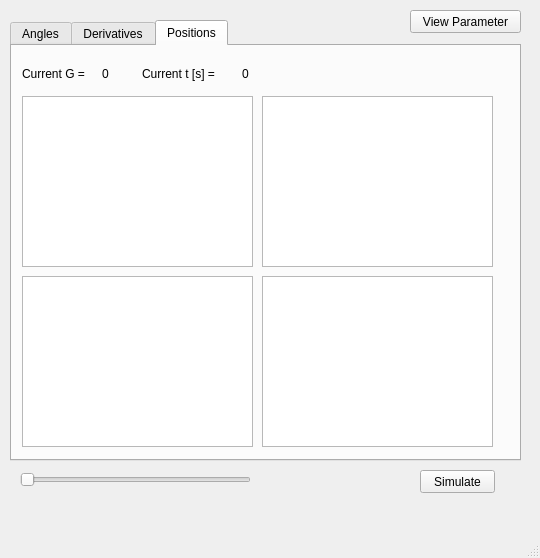
<?xml version="1.0" encoding="UTF-8"?>
<ui version="4.0">
 <class>MainWindow</class>
 <widget class="QMainWindow" name="MainWindow">
  <property name="geometry">
   <rect>
    <x>0</x>
    <y>0</y>
    <width>540</width>
    <height>558</height>
   </rect>
  </property>
  <property name="windowTitle">
   <string>MainWindow</string>
  </property>
  <widget class="QWidget" name="centralWidget">
   <widget class="QTabWidget" name="tabWidget">
    <property name="geometry">
     <rect>
      <x>10</x>
      <y>20</y>
      <width>511</width>
      <height>441</height>
     </rect>
    </property>
    <property name="currentIndex">
     <number>2</number>
    </property>
    <widget class="QWidget" name="Angles">
     <attribute name="title">
      <string>Angles</string>
     </attribute>
     <widget class="QGraphicsView" name="graphicsView_3">
      <property name="geometry">
       <rect>
        <x>10</x>
        <y>230</y>
        <width>231</width>
        <height>171</height>
       </rect>
      </property>
     </widget>
     <widget class="QGraphicsView" name="graphicsView">
      <property name="geometry">
       <rect>
        <x>10</x>
        <y>50</y>
        <width>231</width>
        <height>171</height>
       </rect>
      </property>
     </widget>
     <widget class="QGraphicsView" name="graphicsView_2">
      <property name="geometry">
       <rect>
        <x>250</x>
        <y>50</y>
        <width>231</width>
        <height>171</height>
       </rect>
      </property>
     </widget>
     <widget class="QGraphicsView" name="graphicsView_4">
      <property name="geometry">
       <rect>
        <x>250</x>
        <y>230</y>
        <width>231</width>
        <height>171</height>
       </rect>
      </property>
     </widget>
     <widget class="QLabel" name="G_text">
      <property name="geometry">
       <rect>
        <x>10</x>
        <y>20</y>
        <width>81</width>
        <height>16</height>
       </rect>
      </property>
      <property name="text">
       <string>Current G = </string>
      </property>
     </widget>
     <widget class="QLabel" name="G">
      <property name="geometry">
       <rect>
        <x>90</x>
        <y>20</y>
        <width>31</width>
        <height>16</height>
       </rect>
      </property>
      <property name="text">
       <string>0</string>
      </property>
     </widget>
     <widget class="QLabel" name="t_text">
      <property name="geometry">
       <rect>
        <x>130</x>
        <y>20</y>
        <width>91</width>
        <height>16</height>
       </rect>
      </property>
      <property name="text">
       <string>Current t [s] = </string>
      </property>
     </widget>
     <widget class="QLabel" name="t">
      <property name="geometry">
       <rect>
        <x>230</x>
        <y>20</y>
        <width>46</width>
        <height>16</height>
       </rect>
      </property>
      <property name="text">
       <string>0</string>
      </property>
     </widget>
    </widget>
    <widget class="QWidget" name="Derivatives">
     <attribute name="title">
      <string>Derivatives</string>
     </attribute>
     <widget class="QGraphicsView" name="graphicsView_5">
      <property name="geometry">
       <rect>
        <x>10</x>
        <y>230</y>
        <width>231</width>
        <height>171</height>
       </rect>
      </property>
     </widget>
     <widget class="QGraphicsView" name="graphicsView_6">
      <property name="geometry">
       <rect>
        <x>10</x>
        <y>50</y>
        <width>231</width>
        <height>171</height>
       </rect>
      </property>
     </widget>
     <widget class="QGraphicsView" name="graphicsView_7">
      <property name="geometry">
       <rect>
        <x>250</x>
        <y>50</y>
        <width>231</width>
        <height>171</height>
       </rect>
      </property>
     </widget>
     <widget class="QGraphicsView" name="graphicsView_8">
      <property name="geometry">
       <rect>
        <x>250</x>
        <y>230</y>
        <width>231</width>
        <height>171</height>
       </rect>
      </property>
     </widget>
     <widget class="QLabel" name="G_text_2">
      <property name="geometry">
       <rect>
        <x>10</x>
        <y>20</y>
        <width>81</width>
        <height>16</height>
       </rect>
      </property>
      <property name="text">
       <string>Current G = </string>
      </property>
     </widget>
     <widget class="QLabel" name="t_2">
      <property name="geometry">
       <rect>
        <x>230</x>
        <y>20</y>
        <width>46</width>
        <height>16</height>
       </rect>
      </property>
      <property name="text">
       <string>0</string>
      </property>
     </widget>
     <widget class="QLabel" name="t_text_2">
      <property name="geometry">
       <rect>
        <x>130</x>
        <y>20</y>
        <width>91</width>
        <height>16</height>
       </rect>
      </property>
      <property name="text">
       <string>Current t [s] = </string>
      </property>
     </widget>
     <widget class="QLabel" name="G_2">
      <property name="geometry">
       <rect>
        <x>90</x>
        <y>20</y>
        <width>31</width>
        <height>16</height>
       </rect>
      </property>
      <property name="text">
       <string>0</string>
      </property>
     </widget>
    </widget>
    <widget class="QWidget" name="Positions">
     <attribute name="title">
      <string>Positions</string>
     </attribute>
     <widget class="QLabel" name="t_3">
      <property name="geometry">
       <rect>
        <x>230</x>
        <y>20</y>
        <width>46</width>
        <height>16</height>
       </rect>
      </property>
      <property name="text">
       <string>0</string>
      </property>
     </widget>
     <widget class="QGraphicsView" name="graphicsView_9">
      <property name="geometry">
       <rect>
        <x>250</x>
        <y>50</y>
        <width>231</width>
        <height>171</height>
       </rect>
      </property>
     </widget>
     <widget class="QLabel" name="G_3">
      <property name="geometry">
       <rect>
        <x>90</x>
        <y>20</y>
        <width>31</width>
        <height>16</height>
       </rect>
      </property>
      <property name="text">
       <string>0</string>
      </property>
     </widget>
     <widget class="QGraphicsView" name="graphicsView_10">
      <property name="geometry">
       <rect>
        <x>10</x>
        <y>50</y>
        <width>231</width>
        <height>171</height>
       </rect>
      </property>
     </widget>
     <widget class="QGraphicsView" name="graphicsView_11">
      <property name="geometry">
       <rect>
        <x>250</x>
        <y>230</y>
        <width>231</width>
        <height>171</height>
       </rect>
      </property>
     </widget>
     <widget class="QGraphicsView" name="graphicsView_12">
      <property name="geometry">
       <rect>
        <x>10</x>
        <y>230</y>
        <width>231</width>
        <height>171</height>
       </rect>
      </property>
     </widget>
     <widget class="QLabel" name="G_text_3">
      <property name="geometry">
       <rect>
        <x>10</x>
        <y>20</y>
        <width>81</width>
        <height>16</height>
       </rect>
      </property>
      <property name="text">
       <string>Current G = </string>
      </property>
     </widget>
     <widget class="QLabel" name="t_text_3">
      <property name="geometry">
       <rect>
        <x>130</x>
        <y>20</y>
        <width>91</width>
        <height>16</height>
       </rect>
      </property>
      <property name="text">
       <string>Current t [s] = </string>
      </property>
     </widget>
    </widget>
   </widget>
   <widget class="QSlider" name="t_slider">
    <property name="geometry">
     <rect>
      <x>20</x>
      <y>470</y>
      <width>231</width>
      <height>19</height>
     </rect>
    </property>
    <property name="orientation">
     <enum>Qt::Horizontal</enum>
    </property>
   </widget>
   <widget class="QPushButton" name="viewparameter_button">
    <property name="geometry">
     <rect>
      <x>410</x>
      <y>10</y>
      <width>111</width>
      <height>23</height>
     </rect>
    </property>
    <property name="text">
     <string>View Parameter</string>
    </property>
   </widget>
   <widget class="QPushButton" name="Simulate_button">
    <property name="geometry">
     <rect>
      <x>420</x>
      <y>470</y>
      <width>75</width>
      <height>23</height>
     </rect>
    </property>
    <property name="text">
     <string>Simulate</string>
    </property>
   </widget>
  </widget>
  <widget class="QStatusBar" name="statusBar"/>
 </widget>
 <layoutdefault spacing="6" margin="11"/>
 <resources/>
 <connections>
  <connection>
   <sender>viewparameter_button</sender>
   <signal>clicked()</signal>
   <receiver>MainWindow</receiver>
   <slot>buttonClicked()</slot>
   <hints>
    <hint type="sourcelabel">
     <x>445</x>
     <y>22</y>
    </hint>
    <hint type="destinationlabel">
     <x>555</x>
     <y>87</y>
    </hint>
   </hints>
  </connection>
 </connections>
 <slots>
  <slot>buttonClicked()</slot>
 </slots>
</ui>
